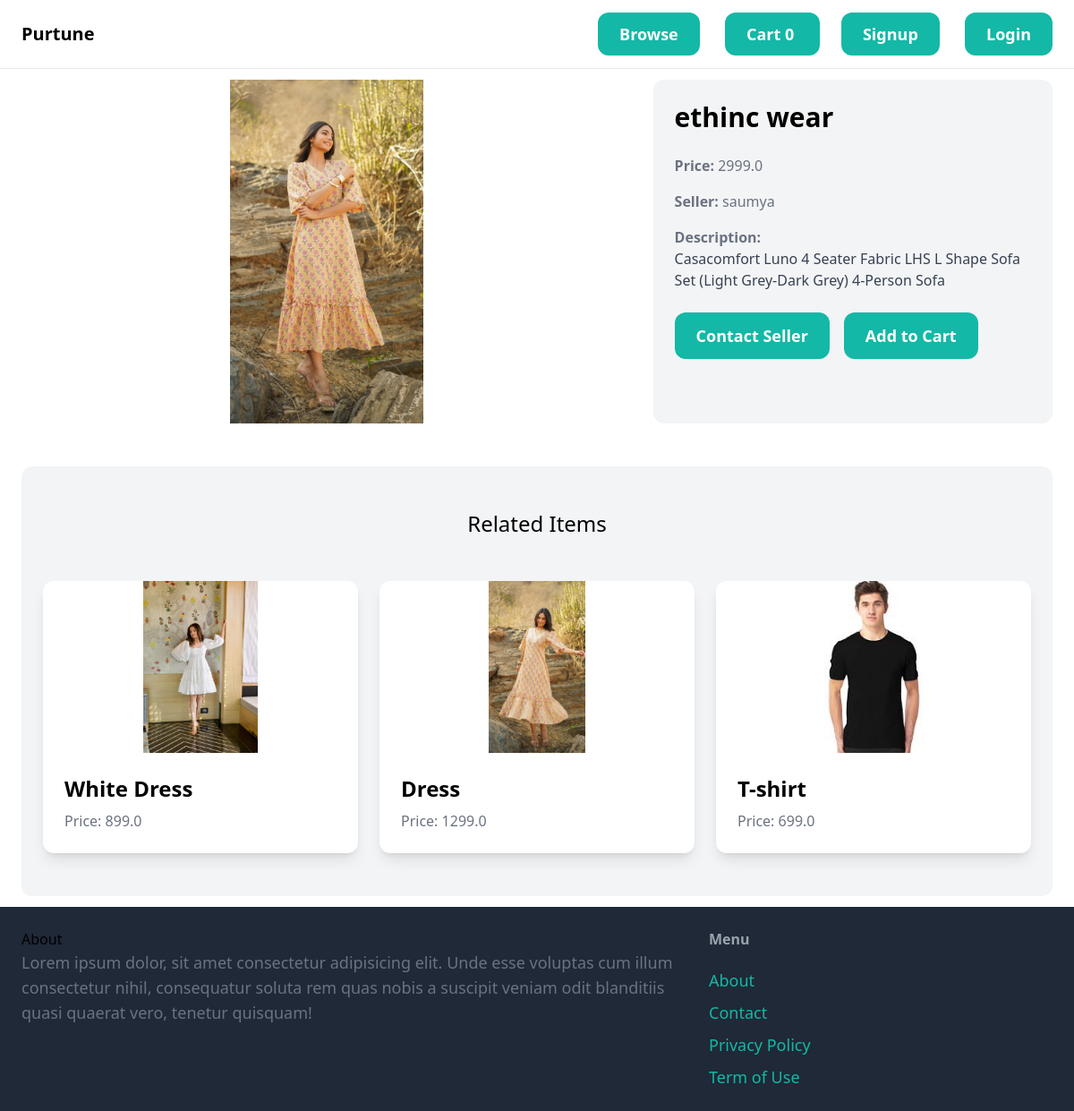
Screenshot of /Item/2 with the database file from the repository.
### Item/models.py (models this page shows, shortened)
class Item(models.Model):
    category=models.ForeignKey(Category,related_name="items",on_delete=models.CASCADE)
    name=models.CharField(max_length=100)
    description=models.CharField(max_length=500)
    price=models.FloatField()
    image=models.ImageField(upload_to="items_images",blank=True,null=True)
    is_sold=models.BooleanField(default=False)
    created_by=models.ForeignKey(CustomUser,related_name='items',on_delete=models.CASCADE)
    created_at=models.DateTimeField(auto_now_add=True)

### core/models.py (models this page shows, shortened)
class CustomUser(AbstractBaseUser,PermissionsMixin):
    email=models.EmailField(unique=True)
    Name=models.CharField(max_length=100,blank=True)
    date_joined=models.DateTimeField(default=timezone.now)
    is_staff =models.BooleanField(default=False)
    is_active=models.BooleanField(default=True)
    type=(
        (1,"Seller"),
        (2,"Customer")
    )
    default_type=2
    user_type=MultiSelectField(choices=type,
                                 default=[],
                                 null=True,blank=True)
    USERNAME_FIELD='email'
    REQUIRED_FIELDS=[]
    objects=CustomUserManager()
    def __str__(self):
        return self.Name

### Item/views.py (the view)
# urls.py: path('<int:pk>',views.detail,name='detail'),
def detail(request,pk):
    item=get_object_or_404(Item,pk=pk)
    related_Items=Item.objects.filter(category=item.category,is_sold=False).exclude(pk=pk)[0:6]
    context={'item': item,'related_Items': related_Items}
    return render(request,'Item/detail.html',context)

### core/templatetags/cart.py (called while the page is built)
@register.filter(name='sumCart')
def sumCart(l):
    return sum(l)

### templates/Item/detail.html (shortened to what this page needs)
{% extends 'core/base.html' %}
{% block content %}
<div class="grid grid-cols-5 gap-6">
    <div class="col-span-3">
        <img src="{{ item.image.url }}" alt="{{ item.name }}" class="rounded-xl w-full h-96 object-contain">
    </div>
    <div class="col-span-2 p-6 bg-gray-100 rounded-xl">
        <h1 class="mb-6 text-3xl font-semibold">{{ item.name }}</h1>
        <p class="text-gray-500 mb-4"><strong>Price:</strong> {{ item.price }}</p>
        <p class="text-gray-500 mb-4"><strong>Seller:</strong> {{ item.created_by }}</p>
        {% if item.description %}
            <p class="text-gray-700 mb-6">
                <strong class="text-gray-500">Description:</strong><br>
                {{ item.description }}
            </p>
        {% endif %}
        <div class="flex space-x-4">
            {% if request.user == item.created_by %}
                <a href="{% url 'Item:delete' item.id %}" class="inline-block px-6 py-3 text-lg font-semibold bg-teal-500 text-white rounded-xl hover:bg-teal-700">Delete</a>
                <a href="{% url 'Item:edit' item.id %}" class="inline-block px-6 py-3 text-lg font-semibold bg-teal-500 text-white rounded-xl hover:bg-teal-700">Edit</a>
            {% else %}
                <a href="#" class="inline-block px-6 py-3 text-lg font-semibold bg-teal-500 text-white rounded-xl hover:bg-teal-700">Contact Seller</a>
                <form action="{% url 'cart' %}" method="POST" class="inline-block">
                    <input type="submit" class="px-6 py-3 text-lg font-semibold bg-teal-500 text-white rounded-xl hover:bg-teal-700" value="Add to Cart">
                </form>
            {% endif %}
        </div>
    </div>
</div>
<div class="mt-12 px-6 py-12 bg-gray-100 rounded-xl">
    <h2 class="mb-12 text-2xl text-center">Related Items</h2>
    <div class="grid grid-cols-1 sm:grid-cols-2 lg:grid-cols-3 gap-6">
        {% for item in related_Items %}
            <div class="bg-white rounded-xl overflow-hidden shadow-lg">
                <a href="{% url 'Item:detail' item.id %}">
                    <img src="{{ item.image.url }}" alt="{{ item.name }}" class="w-full h-48 object-contain rounded-t-xl">
                    <div class="p-6">
                        <h2 class="text-2xl font-semibold">{{ item.name }}</h2>
                        <p class="text-gray-500 mt-2">Price: {{ item.price }}</p>
                    </div>
                </a>
            </div>
        {% endfor %}
    </div>
</div>
{% endblock %}

### rows the page displays
Item: image (picture), name "ethinc wear", price "2999.0", created_by "saumya", description "Casacomfort Luno 4 Seater Fabric LHS L Shape Sofa Set (Light Grey-Dark Grey) 4-Person Sofa"
Item: image (picture), name "White Dress", price "899.0"
Item: image (picture), name "Dress", price "1299.0"
Item: image (picture), name "T-shirt", price "699.0"

### other values shown
{{ request.session.cart.values|sumCart }} "0"
